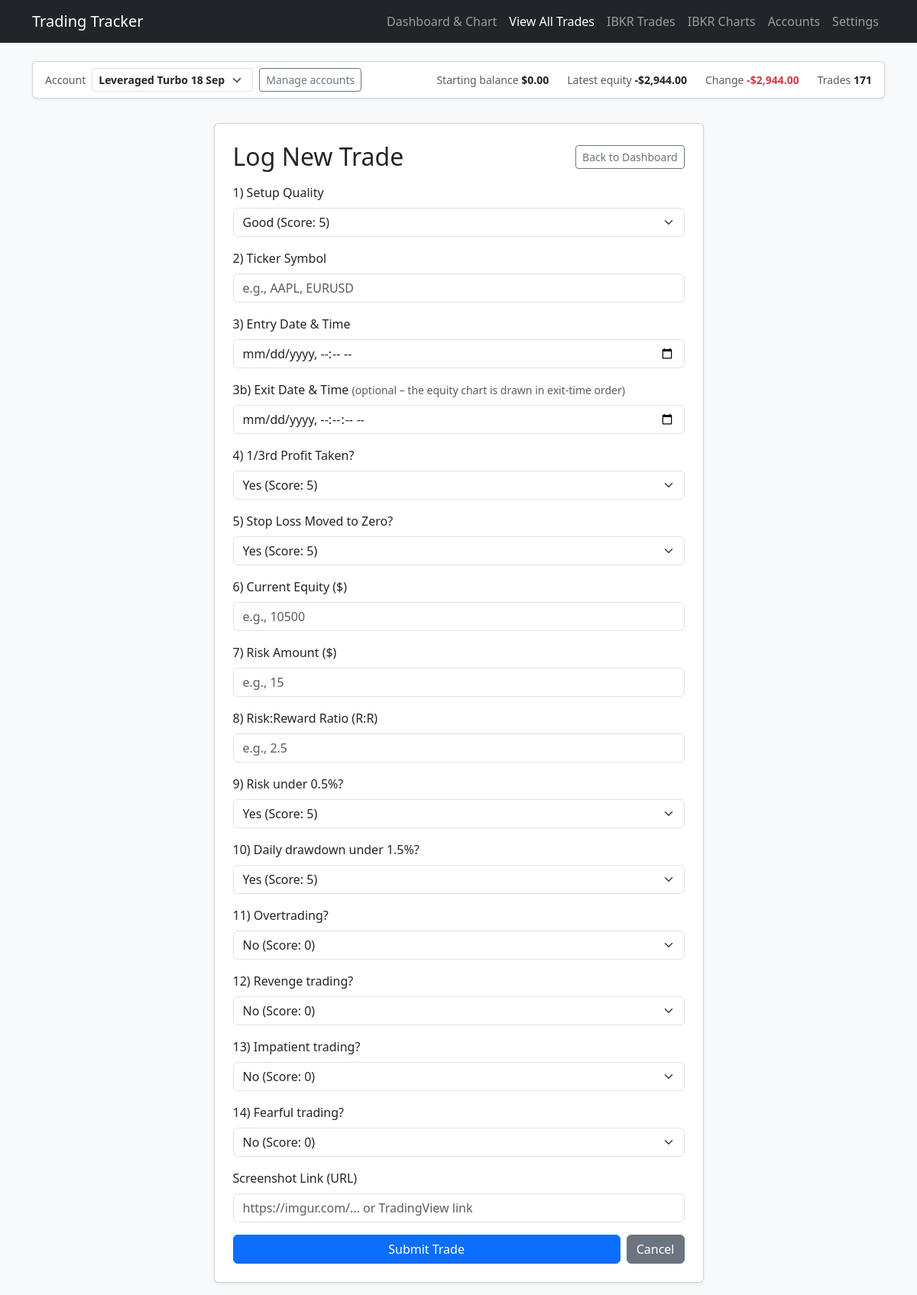
/new-trade, run on the app's committed database.
### flask_app.py (models this page shows, shortened)
class Account(db.Model):
    id = db.Column(db.Integer, primary_key=True)
    name = db.Column(db.String(60), unique=True, nullable=False)
    starting_balance = db.Column(db.Float, nullable=True)
    created = db.Column(db.DateTime, default=datetime.utcnow)

class Trade(db.Model):
    id = db.Column(db.Integer, primary_key=True)
    position = db.Column(db.Integer, default=0)
    setup_quality_str = db.Column(db.String(20), nullable=False)
    ticker = db.Column(db.String(20), nullable=False)
    entry_datetime = db.Column(db.String(50), nullable=False)
    profit_taken_str = db.Column(db.String(10), nullable=False)
    stop_loss_zero_str = db.Column(db.String(10), nullable=False)
    current_equity = db.Column(db.Float, nullable=False)
    risk_str = db.Column(db.String(20), nullable=False)
    risk_reward_str = db.Column(db.String(20), nullable=False)
    risk_under_half_str = db.Column(db.String(10), nullable=True)
    daily_risk_str = db.Column(db.String(10), nullable=True)
    overtrading_str = db.Column(db.String(10), nullable=True, default='no')
    revenge_trading_str = db.Column(db.String(10), nullable=True, default='no')
    impatient_trading_str = db.Column(db.String(10), nullable=True, default='no')
    fearful_trading_str = db.Column(db.String(10), nullable=True, default='no')
    setup_score = db.Column(db.Float, nullable=False)
    profit_score = db.Column(db.Float, nullable=False)
    stop_loss_score = db.Column(db.Float, nullable=False)
    risk_score = db.Column(db.Float, nullable=False)
    risk_reward_score = db.Column(db.Float, nullable=False)
    daily_risk_score = db.Column(db.Float, nullable=True, default=0.0)
    psychology_score = db.Column(db.Float, nullable=True, default=0.0)
    total_score = db.Column(db.Float, nullable=False)
    timestamp = db.Column(db.DateTime, default=datetime.utcnow)
    screenshot_url = db.Column(db.String(500), nullable=True)
    account_id = db.Column(db.Integer, db.ForeignKey('account.id'), nullable=True)
    exit_datetime = db.Column(db.String(50), nullable=True)

### flask_app.py (the view)
@app.route('/new-trade')
def new_trade_page():
    pts = {key: get_rule_points(key) for key in SCORING_RULES}
    account = get_active_account()
    has_trades = Trade.query.filter_by(account_id=account.id).first() is not None
    default_equity = (
        account.starting_balance
        if not has_trades and account.starting_balance is not None
        else None
    )
    return render_template('new_trade.html', pts=pts, default_equity=default_equity)

### flask_app.py (called while the page is built)
def parse_points(text, count):
    parts = [p for p in re.split(r'[/,\s]+', str(text or '').strip()) if p]
    if len(parts) != count:
        return None
    try:
        return [float(p) for p in parts]
    except ValueError:
        return None

def get_rule_points(key):
    rule = SCORING_RULES[key]
    setting = AppSetting.query.filter_by(key=key).first()
    if setting:
        parsed = parse_points(setting.value, rule['count'])
        if parsed is not None:
            return parsed
    return list(rule['defaults'])

def get_active_account():
    try:
        account = db.session.get(Account, int(request.cookies.get('account_id', '')))
    except ValueError:
        account = None
    return account or Account.query.order_by(Account.id.asc()).first()

def trade_profit_loss(trade):
    try:
        return float(trade.risk_str) * float(trade.risk_reward_str)
    except (TypeError, ValueError):
        return 0.0

def account_summary(account):
    trades = (
        Trade.query.filter_by(account_id=account.id)
        .order_by(Trade.position.asc())
        .all()
    )
    start = account.starting_balance
    latest = trades[-1].current_equity if trades else start
    change = latest - start if latest is not None and start is not None else None
    change_pct = change / start * 100 if change is not None and start and start > 0 else None
    return {
        'trade_count': len(trades),
        'starting_balance': start,
        'latest_equity': latest,
        'change': change,
        'change_pct': change_pct,
        'net_pl': sum(trade_profit_loss(t) for t in trades),
        'avg_score': (
            sum(t.total_score for t in trades) / len(trades) if trades else None
        ),
    }

@app.context_processor
def inject_accounts():
    return {
        'accounts': Account.query.order_by(Account.id.asc()).all(),
        'active_account': get_active_account(),
        'account_summary': account_summary,
    }

### templates/new_trade.html (shortened to what this page needs)
<!DOCTYPE html>
<html lang="en">
<head>
    <link href="https://cdn.jsdelivr.net/npm/bootstrap@5.3.0/dist/css/bootstrap.min.css" rel="stylesheet">
</head>
<body class="bg-light">
    <nav class="navbar navbar-expand-lg navbar-dark bg-dark mb-4">
    <div class="container">
        <a class="navbar-brand" href="/">Trading Tracker</a>
            <div class="navbar-nav">
                <a class="nav-link" href="/">Dashboard & Chart</a>
                <a class="nav-link active" href="/trades-list">View All Trades</a>
                <a class="nav-link" href="/ibkr">IBKR Trades</a>
                <a class="nav-link" href="/ibkr-charts">IBKR Charts</a>
                <a class="nav-link" href="/accounts">Accounts</a>
                <a class="nav-link" href="/settings">Settings</a>
            </div>
    </div>
    </nav>
{% include '_account_bar.html' %}
    <div class="container py-3">
        <div class="row justify-content-center">
            <div class="col-lg-7">
                <div class="card shadow-sm p-4">
                    <div class="d-flex justify-content-between align-items-center mb-3">
                        <h2 class="card-title m-0">Log New Trade</h2>
                        <a href="/" class="btn btn-outline-secondary btn-sm">Back to Dashboard</a>
                    </div>
                    <form id="tradeForm">
                        <div class="mb-3">
                            <label class="form-label">1) Setup Quality</label>
                            <select class="form-select" id="setup_quality" required>
                                <option value="good">Good (Score: {{ "%g"|format(pts['setup_good'][0]) }})</option>
                            </select>
                        </div>
                        <div class="mb-3">
                            <label class="form-label">2) Ticker Symbol</label>
                            <input type="text" class="form-control" id="ticker" placeholder="e.g., AAPL, EURUSD" required>
                        </div>
                        <div class="mb-3">
                            <label class="form-label">3) Entry Date & Time</label>
                            <input type="datetime-local" class="form-control" id="entry_datetime" required>
                        </div>
                        <div class="mb-3">
                            <label class="form-label">3b) Exit Date &amp; Time <span class="text-muted small">(optional &ndash; the equity chart is drawn in exit-time order)</span></label>
                            <input type="datetime-local" step="1" class="form-control" id="exit_datetime">
                        </div>
                        <div class="mb-3">
                            <label class="form-label">4) 1/3rd Profit Taken?</label>
                            <select class="form-select" id="profit_taken" required>
                                <option value="yes">Yes (Score: {{ "%g"|format(pts['profit_yes'][0]) }})</option>
                            </select>
                        </div>
                        <div class="mb-3">
                            <label class="form-label">5) Stop Loss Moved to Zero?</label>
                            <select class="form-select" id="stop_loss_zero" required>
                                <option value="yes">Yes (Score: {{ "%g"|format(pts['sl_yes'][0]) }})</option>
                            </select>
                        </div>
                        <div class="mb-3">
                            <label class="form-label">6) Current Equity ($)</label>
                            <input type="number" step="any" class="form-control" id="current_equity" placeholder="e.g., 10500" required
                                   {% if default_equity is not none %}value="{{ default_equity }}"{% endif %}>
                        </div>
                        <div class="mb-3">
                            <label class="form-label">7) Risk Amount ($)</label>
                            <input type="number" step="any" class="form-control" id="risk_val" placeholder="e.g., 15" required>
                        </div>
                        <div class="mb-3">
                            <label class="form-label">8) Risk:Reward Ratio (R:R)</label>
                            <input type="number" step="any" class="form-control" id="risk_reward_val" placeholder="e.g., 2.5" required>
                        </div>
                        <div class="mb-3">
                            <label class="form-label">9) Risk under 0.5%?</label>
                            <select class="form-select" id="risk_under_half" required>
                                <option value="yes">Yes (Score: {{ "%g"|format(pts['risk_under_half'][0]) }})</option>
                            </select>
                        </div>
                        <div class="mb-3">
                            <label class="form-label">10) Daily drawdown under 1.5%?</label>
                            <select class="form-select" id="daily_risk" required>
                                <option value="yes">Yes (Score: {{ "%g"|format(pts['daily_dd'][0]) }})</option>
                            </select>
                        </div>
                        <div class="mb-3">
                            <label class="form-label">11) Overtrading?</label>
                            <select class="form-select" id="overtrading" required>
                                <option value="no">No (Score: {{ "%g"|format(pts['overtrading_yes'][1]) }})</option>
                            </select>
                        </div>
                        <div class="mb-3">
                            <label class="form-label">12) Revenge trading?</label>
                            <select class="form-select" id="revenge_trading" required>
                                <option value="no">No (Score: {{ "%g"|format(pts['revenge_yes'][1]) }})</option>
                            </select>
                        </div>
                        <div class="mb-3">
                            <label class="form-label">13) Impatient trading?</label>
                            <select class="form-select" id="impatient_trading" required>
                                <option value="no">No (Score: {{ "%g"|format(pts['impatient_yes'][1]) }})</option>
                            </select>
                        </div>
                        <div class="mb-3">
                            <label class="form-label">14) Fearful trading?</label>
                            <select class="form-select" id="fearful_trading" required>
                                <option value="no">No (Score: {{ "%g"|format(pts['fearful_yes'][1]) }})</option>
                            </select>
                        </div>
                        <div class="mb-3">
                            <label for="screenshot_url" class="form-label">Screenshot Link (URL)</label>
                            <input type="url" class="form-label form-control" id="screenshot_url" name="screenshot_url" placeholder="https://imgur.com/... or TradingView link" value="{{ trade.screenshot_url if trade else '' }}">
                        </div>
                        <div class="d-flex gap-2">
                            <button type="submit" class="btn btn-primary flex-grow-1">Submit Trade</button>
                            <a href="/" class="btn btn-secondary">Cancel</a>
                        </div>
                    </form>
                </div>
            </div>
        </div>
    </div>
</body>
</html>

### templates/_account_macros.html
{% macro money(v) -%}
{%- if v is none -%}&mdash;{%- else -%}{{ '-' if v < 0 else '' }}${{ '{:,.2f}'.format(v | abs) }}{%- endif -%}
{%- endmacro %}
{% macro signed(v) -%}
{%- if v is none -%}&mdash;{%- else -%}{{ '+' if v > 0 else '-' if v < 0 else '' }}${{ '{:,.2f}'.format(v | abs) }}{%- endif -%}
{%- endmacro %}
{% macro tone(v) -%}
{{ 'text-success' if v is not none and v > 0 else 'text-danger' if v is not none and v < 0 else '' }}
{%- endmacro %}

### data on the page
Account: starting_balance "0.00"
Trade: current_equity "-", current_equity "2,944.00"

### other printed values
{{ '+' if v > 0 else '-' if v < 0 else '' }} "-"
{{ '{:,.2f}'.format(v | abs) }} "2,944.00"
{{ s.trade_count }} "171"
form field value "Leveraged Turbo 18 Sep"
